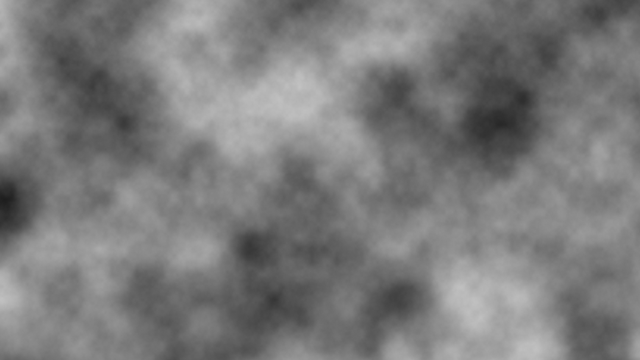
Frame 1 (no input)
Frame 60 (no input): identical to frame 1, image omitted
Frame 120 (the mouse pressed at the canvas centre since frame 60): identical to frame 1, image omitted

The p5.js sketch that drew this single still picture (run headless with seeded random() and noise() and a simulated clock; from frame 60 on, the mouse is pressed at the canvas centre):

// p5.js sketch
// ── sketch.js
let increment = 0.01;

function setup() {
  createCanvas(640,360);
  background(0);

  let img = createImage(width, height);
  img.loadPixels();

  let xoff = 0.0; // Start xoff at 0

  for (let i = 0; i < img.width; i++) {
    xoff += increment;   // Increment xoff
    let yoff = 0.0;   // For every xoff, start yoff at 0

    for (let j = 0; j < img.height; j++) {
      yoff += increment; // Increment yoff
      noiseDetail(8, 0.5);
      let bright = noise(xoff, yoff) * 255;
      img.set(i, j, bright);
    }
  }
  img.updatePixels();
  image(img, 0, 0);
}

function draw() {

}
